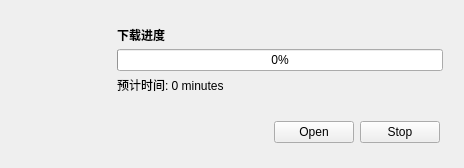
<?xml version="1.0" encoding="UTF-8"?>
<ui version="4.0">
 <class>Downloader</class>
 <widget class="QWidget" name="Downloader">
  <property name="windowModality">
   <enum>Qt::ApplicationModal</enum>
  </property>
  <property name="geometry">
   <rect>
    <x>0</x>
    <y>0</y>
    <width>464</width>
    <height>168</height>
   </rect>
  </property>
  <property name="sizePolicy">
   <sizepolicy hsizetype="Minimum" vsizetype="Minimum">
    <horstretch>0</horstretch>
    <verstretch>0</verstretch>
   </sizepolicy>
  </property>
  <property name="windowTitle">
   <string>Updater</string>
  </property>
  <layout class="QVBoxLayout" name="verticalLayout">
   <property name="spacing">
    <number>0</number>
   </property>
   <property name="leftMargin">
    <number>12</number>
   </property>
   <property name="topMargin">
    <number>12</number>
   </property>
   <property name="rightMargin">
    <number>12</number>
   </property>
   <property name="bottomMargin">
    <number>12</number>
   </property>
   <item>
    <widget class="QWidget" name="widget" native="true">
     <layout class="QHBoxLayout" name="horizontalLayout">
      <property name="spacing">
       <number>0</number>
      </property>
      <property name="leftMargin">
       <number>0</number>
      </property>
      <property name="topMargin">
       <number>0</number>
      </property>
      <property name="rightMargin">
       <number>0</number>
      </property>
      <property name="bottomMargin">
       <number>0</number>
      </property>
      <item>
       <widget class="QLabel" name="updater_icon">
        <property name="minimumSize">
         <size>
          <width>96</width>
          <height>96</height>
         </size>
        </property>
        <property name="text">
         <string/>
        </property>
        <property name="pixmap">
         <pixmap resource="../etc/resources/qsimpleupdater.qrc">:/icons/update.png</pixmap>
        </property>
       </widget>
      </item>
      <item>
       <widget class="QWidget" name="progressFrame" native="true">
        <layout class="QVBoxLayout" name="verticalLayout_2">
         <property name="spacing">
          <number>0</number>
         </property>
         <item>
          <widget class="QLabel" name="downloadLabel">
           <property name="font">
            <font>
             <bold>true</bold>
            </font>
           </property>
           <property name="text">
            <string>下载进度</string>
           </property>
          </widget>
         </item>
         <item>
          <widget class="QProgressBar" name="progressBar">
           <property name="minimumSize">
            <size>
             <width>320</width>
             <height>0</height>
            </size>
           </property>
           <property name="value">
            <number>0</number>
           </property>
           <property name="invertedAppearance">
            <bool>false</bool>
           </property>
          </widget>
         </item>
         <item>
          <widget class="QLabel" name="timeLabel">
           <property name="text">
            <string>预计时间: 0 minutes</string>
           </property>
          </widget>
         </item>
        </layout>
       </widget>
      </item>
     </layout>
    </widget>
   </item>
   <item>
    <widget class="QWidget" name="buttonFrame" native="true">
     <layout class="QHBoxLayout" name="horizontalLayout_2">
      <property name="leftMargin">
       <number>12</number>
      </property>
      <property name="topMargin">
       <number>12</number>
      </property>
      <property name="rightMargin">
       <number>12</number>
      </property>
      <property name="bottomMargin">
       <number>12</number>
      </property>
      <item>
       <spacer name="buttonSpacer">
        <property name="orientation">
         <enum>Qt::Horizontal</enum>
        </property>
        <property name="sizeHint" stdset="0">
         <size>
          <width>40</width>
          <height>20</height>
         </size>
        </property>
       </spacer>
      </item>
      <item>
       <widget class="QPushButton" name="openButton">
        <property name="text">
         <string>Open</string>
        </property>
       </widget>
      </item>
      <item>
       <widget class="QPushButton" name="stopButton">
        <property name="text">
         <string>Stop</string>
        </property>
       </widget>
      </item>
     </layout>
    </widget>
   </item>
  </layout>
 </widget>
 <resources>
  <include location="../etc/resources/qsimpleupdater.qrc"/>
 </resources>
 <connections/>
</ui>
